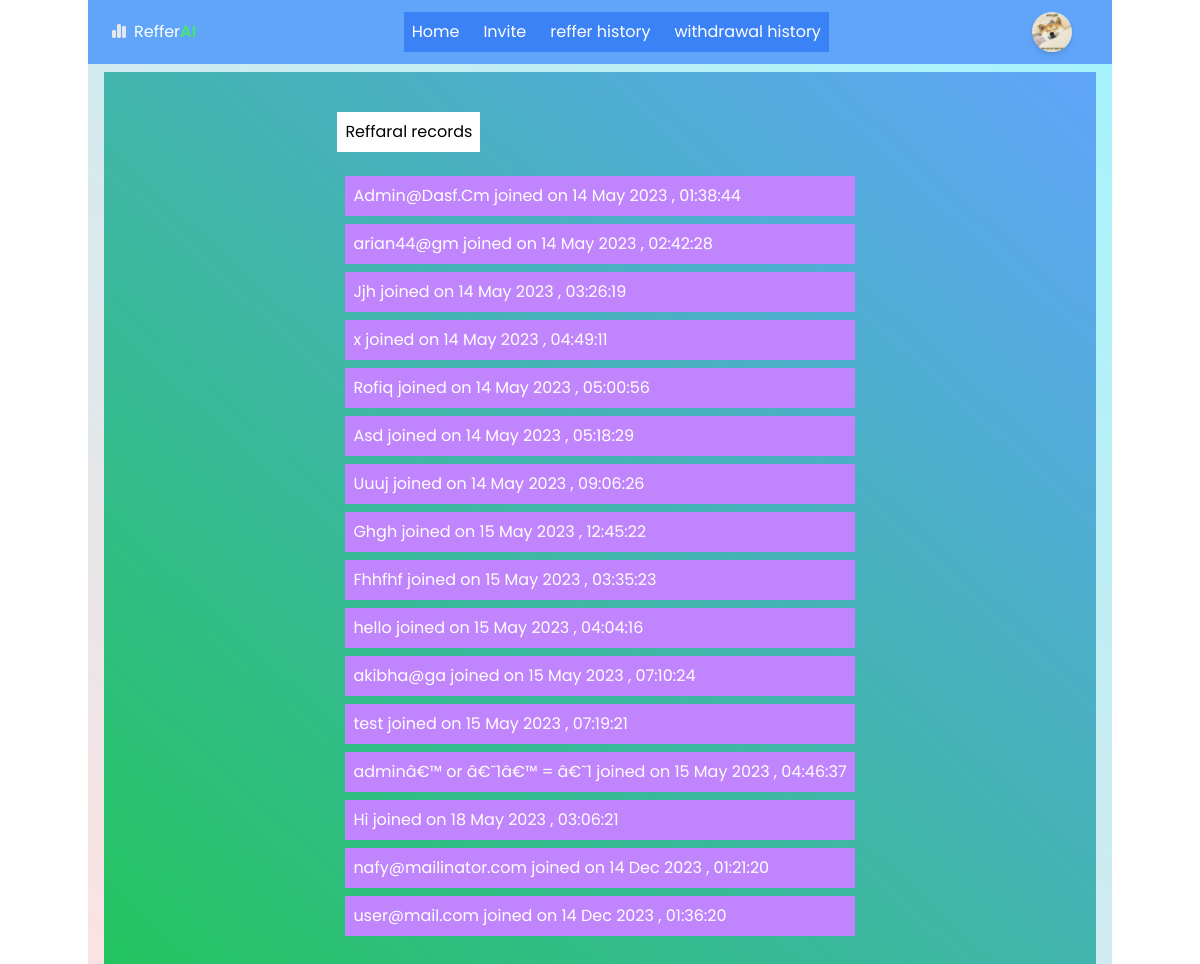
The app's page /history.php (signed in) with its own data.
### tables this page shows
CREATE TABLE `users` (
  `id` int(255) NOT NULL,
  `username` varchar(255) NOT NULL,
  `email` varchar(255) NOT NULL,
  `password` varchar(255) NOT NULL,
  `reg_date` varchar(255) NOT NULL,
  `balance` int(255) NOT NULL,
  `reffers` int(255) NOT NULL,
  `reffered_by` int(255) DEFAULT NULL
);

### history.php (the view, shortened to what this page needs)
<?php
$name = $_SESSION['name'];
?>
<!DOCTYPE html>
<html lang="en">
<head>
    <link rel="stylesheet" href="https://cdnjs.cloudflare.com/ajax/libs/font-awesome/6.4.0/css/all.min.css" />
    <script src="https://cdn.tailwindcss.com"></script>
    <link rel="stylesheet" href="style.css">
</head>
<body>
    <div class="container m-auto bg-white h-screen">
<?php include 'header.php';?>
        <section class="flex  h-fit justify-between gap-4 bg-gradient-to-tr from-red-100 to-cyan-200 w-full h-[500px] p-2 pl-4 pr-4 ">
            <div class="earnings w-full p-4 bg-gradient-to-tr from-green-500 to-blue-400 flex justify-center items-start">
                <div class="p-4">
                    <h2 class="p-2 my-2 bg-white w-fit ">Reffaral records</h2>
                     <ul class="p-2 gap-2">
                         <?php
include('config.php');
    $sql = "SELECT * FROM users WHERE username = '$name'";
            $run = mysqli_query($db, $sql);
 if ($row = mysqli_fetch_assoc($run)) {
    $id = $row['id'];
}
$sql1 = "SELECT * FROM users WHERE reffered_by = $id";
$run1 = mysqli_query( $db, $sql1 );
if ( mysqli_num_rows( $run1 ) > 0 ) {
    while ( $row1 = mysqli_fetch_assoc( $run1 ) ) {
        echo "<li class='my-2 text-white p-2  bg-purple-400'> {$row1['username']} joined on {$row1['reg_date']} </li>";
    }
}else{
    echo "<h2 class='text-center text-xl text-gray-200 mt-4'>No records found </h2>";
}
?>
                    </ul>
                </div>
            </div>
        </section>
    </div>
</body>
</html>

### style.css (style rules this page uses)
* { padding: 0; margin: 0; font-family: 'Poppins', sans-serif; }
.container { position: relative; }

### records on screen
users: username "Admin@Dasf.Cm", reg_date "14 May 2023 , 01:38:44"
users: username "arian44@gm", reg_date "14 May 2023 , 02:42:28"
users: username "Jjh", reg_date "14 May 2023 , 03:26:19"
users: username "x", reg_date "14 May 2023 , 04:49:11"
users: username "Rofiq", reg_date "14 May 2023 , 05:00:56"
users: username "Asd", reg_date "14 May 2023 , 05:18:29"
users: username "Uuuj", reg_date "14 May 2023 , 09:06:26"
users: username "Ghgh", reg_date "15 May 2023 , 12:45:22"
users: username "Fhhfhf", reg_date "15 May 2023 , 03:35:23"
users: username "hello", reg_date "15 May 2023 , 04:04:16"
users: username "akibha@ga", reg_date "15 May 2023 , 07:10:24"
users: username "test", reg_date "15 May 2023 , 07:19:21"
users: username "adminâ€™ or â€˜1â€™ = â€˜1", reg_date "15 May 2023 , 04:46:37"
users: username "Hi", reg_date "18 May 2023 , 03:06:21"
users: username "nafy@mailinator.com", reg_date "14 Dec 2023 , 01:21:20"
users: username "user@mail.com", reg_date "14 Dec 2023 , 01:36:20"
